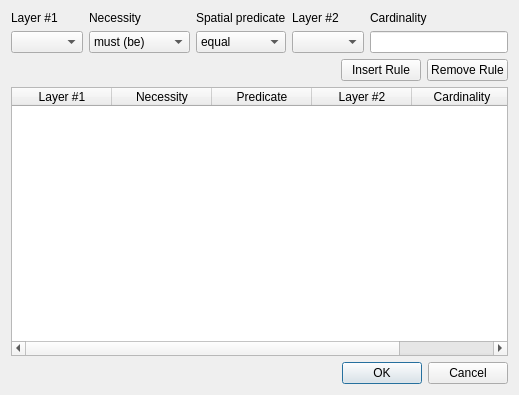
<?xml version="1.0" encoding="UTF-8"?>
<ui version="4.0">
 <class>Dialog</class>
 <widget class="QDialog" name="Dialog">
  <property name="geometry">
   <rect>
    <x>0</x>
    <y>0</y>
    <width>519</width>
    <height>395</height>
   </rect>
  </property>
  <property name="windowTitle">
   <string>Validation Rules</string>
  </property>
  <layout class="QGridLayout" name="gridLayout">
   <item row="0" column="0" colspan="3">
    <layout class="QHBoxLayout" name="horizontalLayout">
     <item>
      <layout class="QVBoxLayout" name="verticalLayout">
       <item>
        <widget class="QLabel" name="label">
         <property name="text">
          <string>Layer #1</string>
         </property>
        </widget>
       </item>
       <item>
        <widget class="QComboBox" name="layer1Combo"/>
       </item>
      </layout>
     </item>
     <item>
      <layout class="QVBoxLayout" name="verticalLayout_2">
       <item>
        <widget class="QLabel" name="label_3">
         <property name="text">
          <string>Necessity</string>
         </property>
        </widget>
       </item>
       <item>
        <widget class="QComboBox" name="necessityCombo">
         <item>
          <property name="text">
           <string>must (be)</string>
          </property>
         </item>
         <item>
          <property name="text">
           <string>must not (be)</string>
          </property>
         </item>
        </widget>
       </item>
      </layout>
     </item>
     <item>
      <layout class="QVBoxLayout" name="verticalLayout_3">
       <item>
        <widget class="QLabel" name="label_4">
         <property name="text">
          <string>Spatial predicate</string>
         </property>
        </widget>
       </item>
       <item>
        <widget class="QComboBox" name="predicateCombo">
         <item>
          <property name="text">
           <string>equal</string>
          </property>
         </item>
         <item>
          <property name="text">
           <string>disjoint</string>
          </property>
         </item>
         <item>
          <property name="text">
           <string>intersect</string>
          </property>
         </item>
         <item>
          <property name="text">
           <string>touch</string>
          </property>
         </item>
         <item>
          <property name="text">
           <string>cross</string>
          </property>
         </item>
         <item>
          <property name="text">
           <string>within</string>
          </property>
         </item>
         <item>
          <property name="text">
           <string>overlap</string>
          </property>
         </item>
         <item>
          <property name="text">
           <string>contain</string>
          </property>
         </item>
         <item>
          <property name="text">
           <string>cover</string>
          </property>
         </item>
         <item>
          <property name="text">
           <string>covered by</string>
          </property>
         </item>
        </widget>
       </item>
      </layout>
     </item>
     <item>
      <layout class="QVBoxLayout" name="verticalLayout_4">
       <item>
        <widget class="QLabel" name="label_2">
         <property name="text">
          <string>Layer #2</string>
         </property>
        </widget>
       </item>
       <item>
        <widget class="QComboBox" name="layer2Combo"/>
       </item>
      </layout>
     </item>
     <item>
      <layout class="QVBoxLayout" name="verticalLayout_5">
       <item>
        <widget class="QLabel" name="label_6">
         <property name="text">
          <string>Cardinality</string>
         </property>
        </widget>
       </item>
       <item>
        <widget class="QLineEdit" name="cardinalityEdit">
         <property name="inputMask">
          <string/>
         </property>
         <property name="text">
          <string/>
         </property>
        </widget>
       </item>
      </layout>
     </item>
    </layout>
   </item>
   <item row="1" column="0">
    <spacer name="horizontalSpacer">
     <property name="orientation">
      <enum>Qt::Horizontal</enum>
     </property>
     <property name="sizeHint" stdset="0">
      <size>
       <width>317</width>
       <height>20</height>
      </size>
     </property>
    </spacer>
   </item>
   <item row="1" column="1">
    <widget class="QPushButton" name="insertRuleButton">
     <property name="text">
      <string>Insert Rule</string>
     </property>
    </widget>
   </item>
   <item row="1" column="2">
    <widget class="QPushButton" name="removeRuleButton">
     <property name="text">
      <string>Remove Rule</string>
     </property>
    </widget>
   </item>
   <item row="2" column="0" colspan="3">
    <widget class="QTableWidget" name="tableWidget">
     <property name="editTriggers">
      <set>QAbstractItemView::NoEditTriggers</set>
     </property>
     <property name="selectionMode">
      <enum>QAbstractItemView::MultiSelection</enum>
     </property>
     <property name="selectionBehavior">
      <enum>QAbstractItemView::SelectRows</enum>
     </property>
     <column>
      <property name="text">
       <string>Layer #1</string>
      </property>
     </column>
     <column>
      <property name="text">
       <string>Necessity</string>
      </property>
     </column>
     <column>
      <property name="text">
       <string>Predicate</string>
      </property>
     </column>
     <column>
      <property name="text">
       <string>Layer #2</string>
      </property>
     </column>
     <column>
      <property name="text">
       <string>Cardinality</string>
      </property>
     </column>
    </widget>
   </item>
   <item row="3" column="1" colspan="2">
    <widget class="QDialogButtonBox" name="buttonBox">
     <property name="orientation">
      <enum>Qt::Horizontal</enum>
     </property>
     <property name="standardButtons">
      <set>QDialogButtonBox::Cancel|QDialogButtonBox::Ok</set>
     </property>
    </widget>
   </item>
  </layout>
 </widget>
 <resources/>
 <connections>
  <connection>
   <sender>buttonBox</sender>
   <signal>accepted()</signal>
   <receiver>Dialog</receiver>
   <slot>accept()</slot>
   <hints>
    <hint type="sourcelabel">
     <x>248</x>
     <y>254</y>
    </hint>
    <hint type="destinationlabel">
     <x>157</x>
     <y>274</y>
    </hint>
   </hints>
  </connection>
  <connection>
   <sender>buttonBox</sender>
   <signal>rejected()</signal>
   <receiver>Dialog</receiver>
   <slot>reject()</slot>
   <hints>
    <hint type="sourcelabel">
     <x>316</x>
     <y>260</y>
    </hint>
    <hint type="destinationlabel">
     <x>286</x>
     <y>274</y>
    </hint>
   </hints>
  </connection>
 </connections>
</ui>
